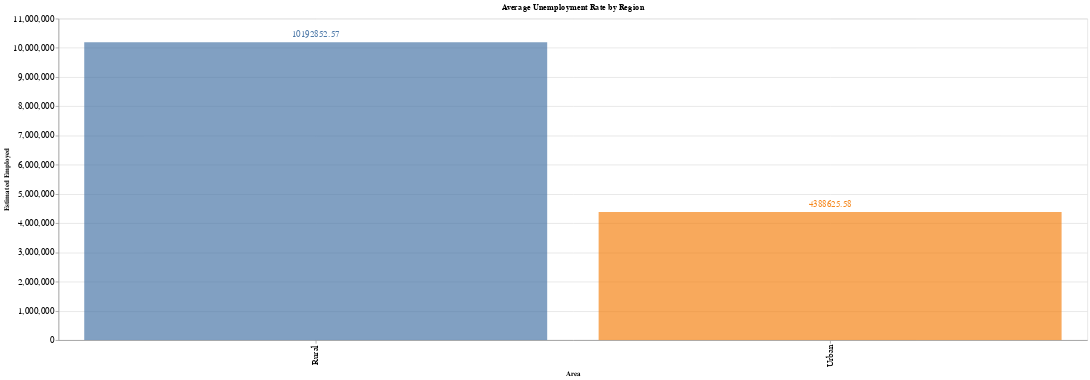

The code cell stored with this chart in its notebook:
### Markdown cell above
Unemployment on the basis of area

### Code cell
import altair as alt
# Group data by region and calculate mean unemployment rate
mean_unemployment_by_region = df.groupby('Area')['Estimated Employed'].mean().reset_index()

# Create the bar chart
bars = alt.Chart(mean_unemployment_by_region).mark_bar(opacity=0.7).encode(
    x=alt.X('Area', title='Area', sort='-y'),
    y=alt.Y('Estimated Employed', title='Estimated Employed'),
    color=alt.Color('Area', legend=None),
    tooltip=['Area', alt.Tooltip('Estimated Employed', title='Mean Unemployment Rate')]).properties(title='Average Unemployment Rate by Region',
    width=1600,
    height=500)

# Add annotations for mean values
annotations = bars.mark_text(align='center', baseline='bottom', dy=-5).encode(
    text=alt.Text('Estimated Employed:Q', format='.2f'),size=alt.value(14)
)

# Combine the bars and annotations
chart = (bars + annotations)

# Show the chart
chart.configure(background='white').interactive().configure_axis(labelFontSize=14)

### Figure 1 — Vega-Lite specification as saved in the notebook (floating-point values rounded to 4 significant figures)
{"config": {"view": {"continuousWidth": 400, "continuousHeight": 300}, "axis": {"labelFontSize": 14}, "background": "white"}, "layer": [{"mark": {"type": "bar", "opacity": 0.7}, "encoding": {"color": {"field": "Area", "legend": null, "type": "nominal"}, "tooltip": [{"field": "Area", "type": "nominal"}, {"field": "Estimated Employed", "title": "Mean Unemployment Rate", "type": "quantitative"}], "x": {"field": "Area", "sort": "-y", "title": "Area", "type": "nominal"}, "y": {"field": "Estimated Employed", "title": "Estimated Employed", "type": "quantitative"}}, "height": 500, "selection": {"selector002": {"type": "interval", "bind": "scales", "encodings": ["x", "y"]}}, "title": "Average Unemployment Rate by Region", "width": 1600}, {"mark": {"type": "text", "align": "center", "baseline": "bottom", "dy": -5}, "encoding": {"color": {"field": "Area", "legend": null, "type": "nominal"}, "size": {"value": 14}, "text": {"field": "Estimated Employed", "format": ".2f", "type": "quantitative"}, "tooltip": [{"field": "Area", "type": "nominal"}, {"field": "Estimated Employed", "title": "Mean Unemployment Rate", "type": "quantitative"}], "x": {"field": "Area", "sort": "-y", "title": "Area", "type": "nominal"}, "y": {"field": "Estimated Employed", "title": "Estimated Employed", "type": "quantitative"}}, "height": 500, "title": "Average Unemployment Rate by Region", "width": 1600}], "data": {"name": "data-7e0bb5cc70e1e3b7bd3ab3eac9e01fd3"}, "$schema": "https://vega.github.io/schema/vega-lite/v4.17.0.json", "datasets": {"data-7e0bb5cc70e1e3b7bd3ab3eac9e01fd3": [{"Area": "Rural", "Estimated Employed": 10190000.0}, {"Area": "Urban", "Estimated Employed": 4389000.0}]}}
